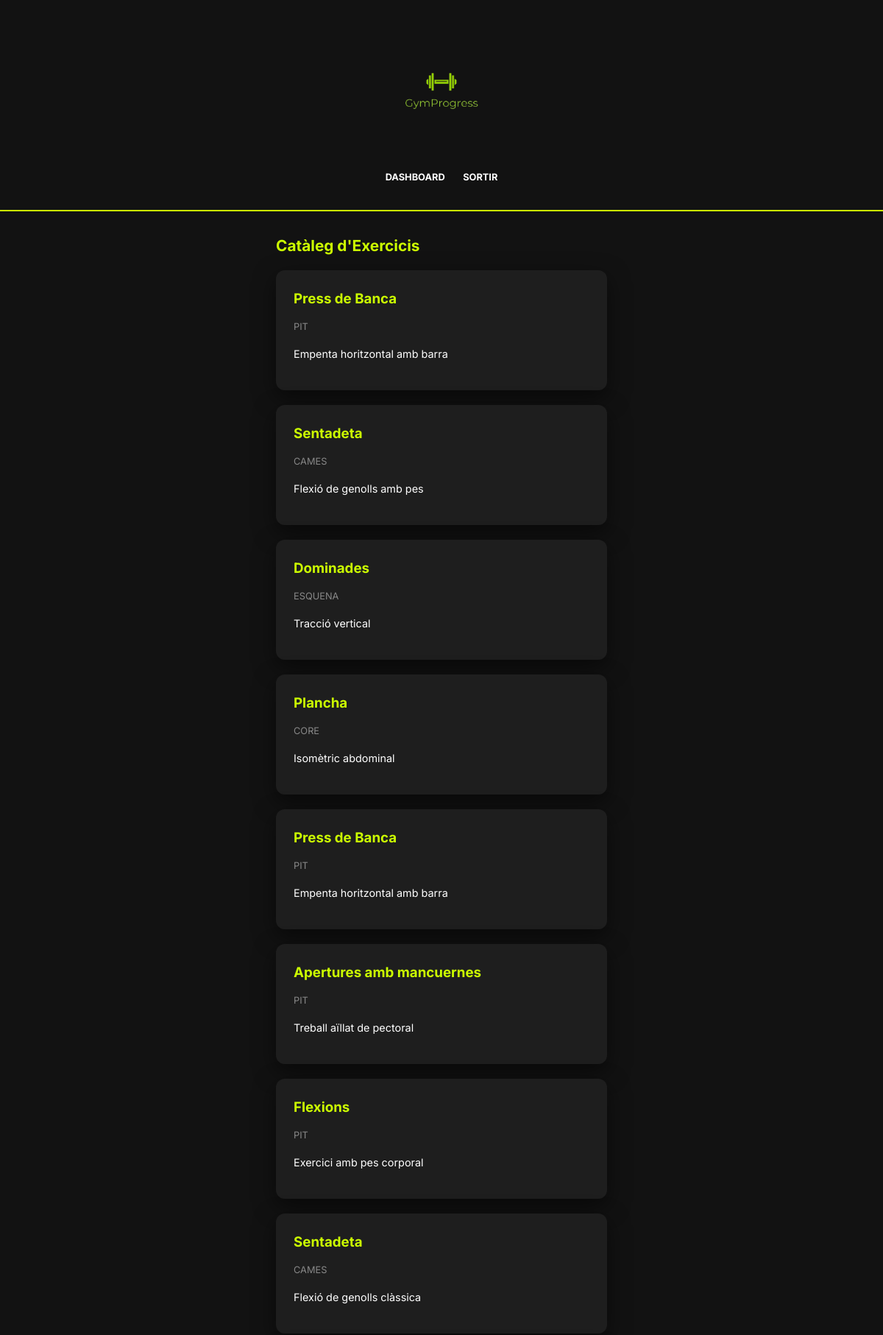
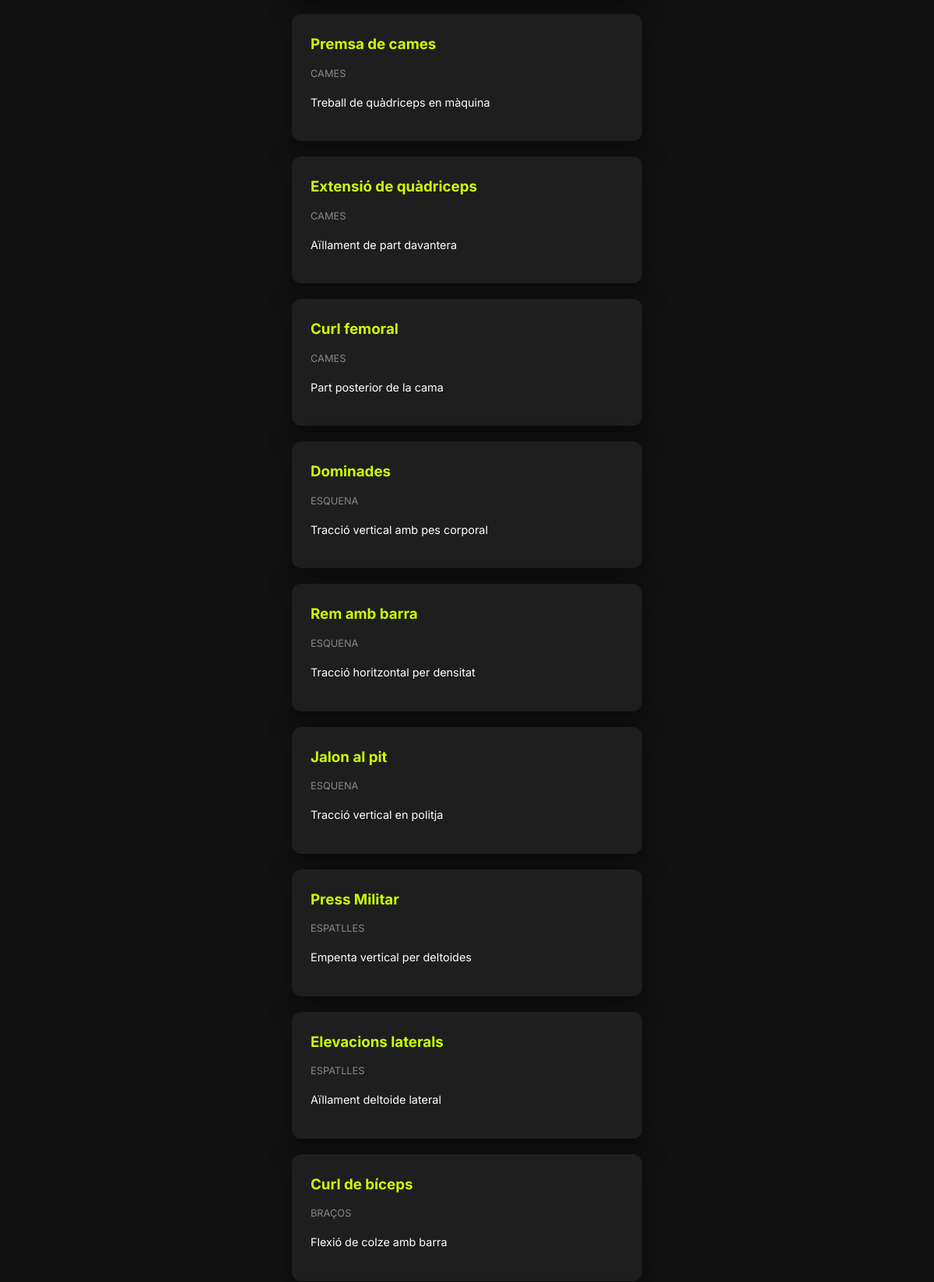
Screenshot of /exercicis (signed in, upper part) with the database file from the repository (2 pictures, top to bottom).
### tables this page shows
CREATE TABLE Exercici (
            id INTEGER PRIMARY KEY AUTOINCREMENT,
            nom TEXT NOT NULL,
            grup_muscular TEXT,
            descripcio TEXT
        );

### app.py (the view)
@app.route('/exercicis')
def exercicis():
    if 'usuari_id' not in session: return redirect(url_for('index'))
    conn = get_db_connection()
    llista = conn.execute('SELECT * FROM Exercici').fetchall()
    conn.close()
    return render_template('exercicis.html', exercicis=llista)

### app.py (called while the page is built)
def get_db_connection():
    conn = sqlite3.connect('database.db')
    conn.row_factory = sqlite3.Row
    return conn

### templates/exercicis.html (shortened to what this page needs)
<!DOCTYPE html>
<html lang="ca">
<head>
    <link rel="stylesheet" href="{{ url_for('static', filename='css/style.css') }}">
</head>
<body>
    <header>
        <div class="logo-container">
            <a href="/dashboard">
                <img src="{{ url_for('static', filename='img/gymprogress_logo.png') }}" alt="GymProgress Logo" class="logo-img">
            </a>
        </div>
        <nav>
            <a href="/dashboard">DASHBOARD</a>
            <a href="/logout">SORTIR</a>
        </nav>
    </header>
    <main>
        <h2>Catàleg d'Exercicis</h2>
        {% for ex in exercicis %}
        <div class="card">
            <h3 style="color: var(--groc); margin: 0;">{{ ex.nom }}</h3>
            <p style="font-size: 0.8rem; color: #888; text-transform: uppercase;">{{ ex.grup_muscular }}</p>
            <p style="font-size: 0.9rem;">{{ ex.descripcio }}</p>
        </div>
        {% endfor %}
    </main>
</body>
</html>

### static/css/style.css (style rules this page uses)
:root { --groc: #ccff00; --negre: #121212; --gris-fosc: #1e1e1e; --gris-llum: #333333; --blanc: #ffffff; }
body { font-family: 'Inter', sans-serif; background-color: var(--negre); color: var(--blanc); margin: 0; line-height: 1.6; }
header { background-color: var(--negre); padding: 2rem 1rem; text-align: center; border-bottom: 2px solid var(--groc); }
.logo-container { margin-bottom: 15px; }
.logo-img { max-width: 180px; height: auto; display: block; margin: 0 auto; }
nav { margin-top: 15px; }
nav a { color: var(--blanc); text-decoration: none; margin: 0 10px; font-weight: bold; font-size: 0.8rem; text-transform: uppercase; }
main { max-width: 450px; margin: 30px auto; padding: 0 20px; }
.card { background-color: var(--gris-fosc); padding: 1.5rem; border-radius: 12px; box-shadow: 0 10px 30px rgba(0,0,0,0.5); margin-bottom: 20px; }
h2 { color: var(--groc); margin-top: 0; font-size: 1.3rem; }

### rows the page displays
Exercici: nom "Press de Banca", grup_muscular "PIT", descripcio "Empenta horitzontal amb barra"
Exercici: nom "Sentadeta", grup_muscular "CAMES", descripcio "Flexió de genolls amb pes"
Exercici: nom "Dominades", grup_muscular "ESQUENA", descripcio "Tracció vertical"
Exercici: nom "Plancha", grup_muscular "CORE", descripcio "Isomètric abdominal"
Exercici: nom "Press de Banca", grup_muscular "PIT", descripcio "Empenta horitzontal amb barra"
Exercici: nom "Apertures amb mancuernes", grup_muscular "PIT", descripcio "Treball aïllat de pectoral"
Exercici: nom "Flexions", grup_muscular "PIT", descripcio "Exercici amb pes corporal"
Exercici: nom "Sentadeta", grup_muscular "CAMES", descripcio "Flexió de genolls clàssica"
Exercici: nom "Premsa de cames", grup_muscular "CAMES", descripcio "Treball de quàdriceps en màquina"
Exercici: nom "Extensió de quàdriceps", grup_muscular "CAMES", descripcio "Aïllament de part davantera"
Exercici: nom "Curl femoral", grup_muscular "CAMES", descripcio "Part posterior de la cama"
Exercici: nom "Dominades", grup_muscular "ESQUENA", descripcio "Tracció vertical amb pes corporal"
Exercici: nom "Rem amb barra", grup_muscular "ESQUENA", descripcio "Tracció horitzontal per densitat"
Exercici: nom "Jalon al pit", grup_muscular "ESQUENA", descripcio "Tracció vertical en politja"
Exercici: nom "Press Militar", grup_muscular "ESPATLLES", descripcio "Empenta vertical per deltoides"
Exercici: nom "Elevacions laterals", grup_muscular "ESPATLLES", descripcio "Aïllament deltoide lateral"
Exercici: nom "Curl de bíceps", grup_muscular "BRAÇOS", descripcio "Flexió de colze amb barra"
